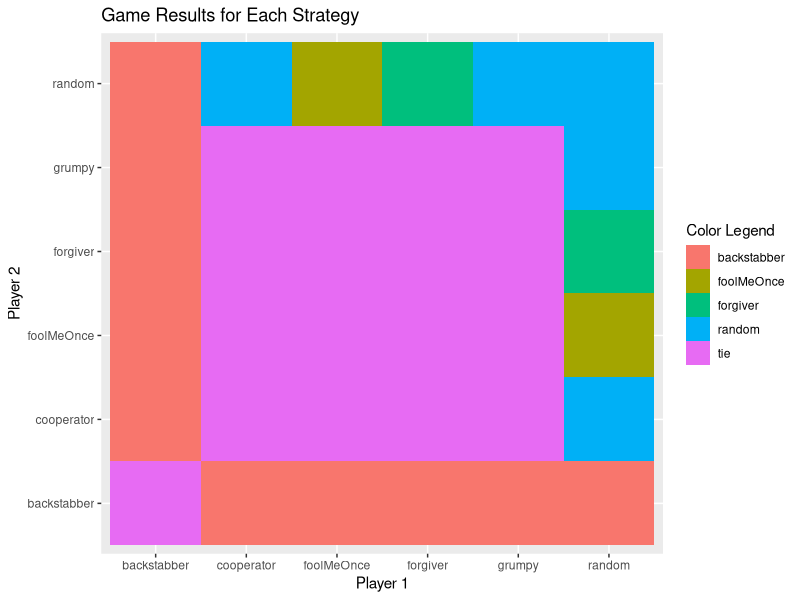
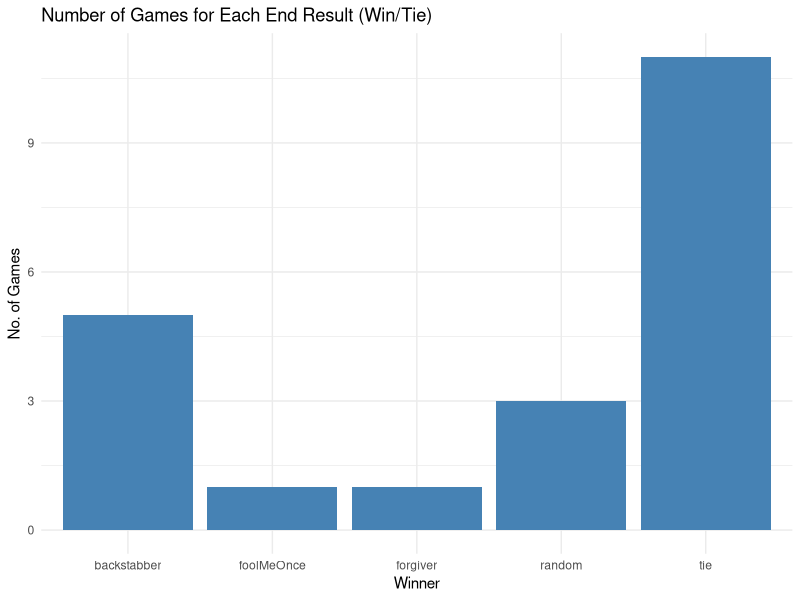

Write the R code that produced these figures, in order.
## ---- chunk 1
# check for required packages and install if not already
list.of.packages <- c("tools", "roxygen2", "shiny", "dplyr", "ggvis", "progress")
new.packages <- list.of.packages[!(list.of.packages %in% installed.packages()[, "Package"])]
if (length(new.packages)) install.packages(new.packages)

# load libraries
library(tools) # needed for shiny app
library(readr) # read_csv()
library(dplyr) # dplyr()
library(ggplot2) # ggplot()


## ---- chunk 2
pd_data <- read_csv("Copy of prisoners_dilemma_data.xlsx - Sheet1.csv") |> 
  mutate(winner = case_when( # if you are interested, case_when() is a very useful
    score1 > score2 ~ player1, # function to create new variables. check out how it
    score1 < score2 ~ player2, # works by googling.
    score1 == score2 ~ "tie"
  ))

pd_data_un <- pd_data %>% 
  mutate("same" = ifelse(player1 == player2, 1, 0)) %>%
  filter(same != 1) 

player1_data <- pd_data |> select(player = player1, score = score1, opponent = player2)
player2_data <- pd_data |> select(player = player2, score = score2, opponent = player1)
player_data_long <- bind_rows(player1_data, player2_data)
## ---- chunk 3
# df of just players and winners
simplified_df <- pd_data %>% 
  select(player1, player2, winner)

# get inverse of df to have no white spots in heat map
df2 <- data.frame()
for (i in (1:nrow(pd_data))){
  player1 <- pd_data$player2[i]
  player2 <- pd_data$player1[i]
  winner <- pd_data$winner[i]
  
  df2 <- rbind(df2, data.frame(player1,player2,winner))
}

# combine dfs
heatmap_df <- rbind(simplified_df, df2)
  
# graph heatmap
heatmap_graph <- ggplot(heatmap_df, aes(x = player1, y = player2, fill = winner)) +
  geom_tile() +
  labs(x = "Player 1", y = "Player 2", fill = "Color Legend", title = "Game Results for Each Strategy") 
## ---- chunk 4
heatmap_graph
## ---- chunk 5
winner_counts <- pd_data %>% 
  count(winner) %>% 
  mutate(wins = n) %>% 
  select(winner, wins)

win_count_plot <- ggplot(data=winner_counts, aes(x=winner, y=wins)) +
  geom_bar(stat="identity", fill="steelblue")+
  theme_minimal() +
  labs(x="Winner", y="No. of Games", title="Number of Games for Each End Result (Win/Tie)")

abs_value <- pd_data %>% 
  mutate(difference = abs((score1 - score2)))

## ---- chunk 6
win_count_plot
